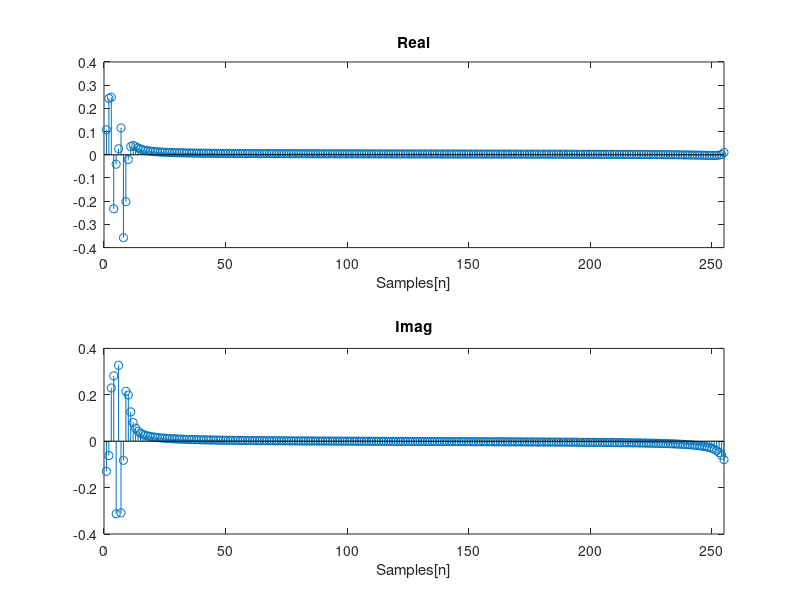

Here is the MATLAB script that generated this plot:

B = 56*(10^9);
landa = 1550*(10^-9);
D = 16*(10^(-12+9-3));
L = 23*(10^3);
c = 299792458;


for k = 0:255
    w(1,k+1) = (2*pi*k)/256;
end


alpha = ((landa^2)*(B^2)*D*L)/(4*pi*c);
Hcd = exp(-1i*alpha*(w.^2));
r = real(ifft(Hcd));
im = imag(ifft(Hcd));
figure,

ax1 = subplot(2,1,1);
stem(ax1,r)
xlim([0 255])
title(ax1,'Real')
xlabel(ax1,'Samples[n]')

ax2 = subplot(2,1,2);
stem(ax2,im)
xlim([0 255])
title(ax2,'Imag')
xlabel(ax2,'Samples[n]')

arg = ((landa^2)/(2*c))*D*L*(B^2);
N = floor(arg)*2+1;